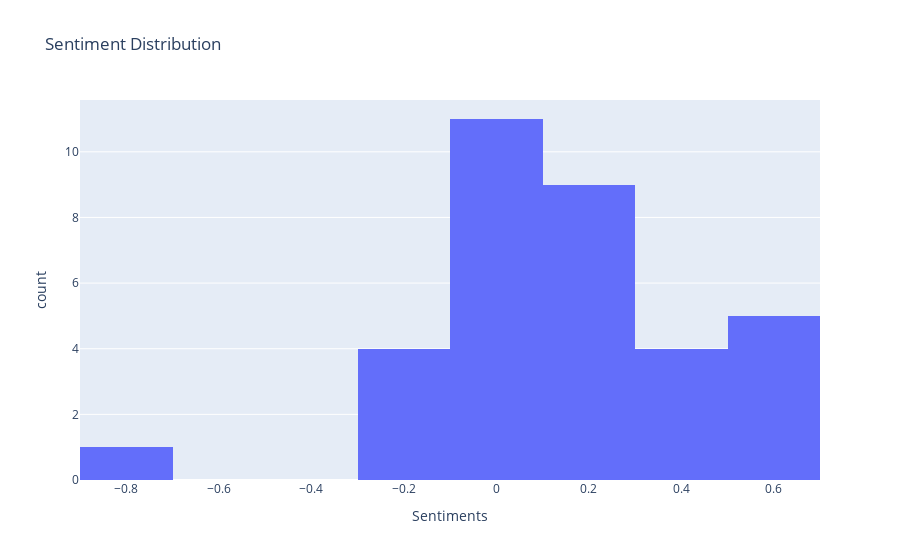

Notebook code for this chart:
### Code cell
# Sentiment Analysis
data['Sentiments'] = data['Article'].apply(lambda x : TextBlob(x).sentiment.polarity)
# Sentiment Distribution
fig = px.histogram(data,x='Sentiments',title = 'Sentiment Distribution')
fig.show()

### Figure 1 — Plotly figure (JSON) as saved in the notebook; plotly's stock layout.template omitted (floating-point values rounded to 4 significant figures)
{"data": [{"alignmentgroup": "True", "bingroup": "x", "hovertemplate": "Sentiments=%{x}<br>count=%{y}<extra></extra>", "legendgroup": "", "marker": {"color": "#636efa", "pattern": {"shape": ""}}, "name": "", "offsetgroup": "", "orientation": "v", "showlegend": false, "type": "histogram", "x": [0.6667, 0.02083, 0.6, 0.625, -0.1014, 0.6, 0.2833, 0.05, 0.4067, -0.1083, 0.3469, 0.58, 0.4792, 0.2, 0.01667, 0, -0.075, 0, 0.15, 0.08333, -0.2344, 0, 0.1577, -0.8, 0.09111, 0.4, 0.175, 0.2455, 0.1189, 0.0898, 0.27, 0.2886, -0.1812, 0], "xaxis": "x", "yaxis": "y"}], "layout": {"autosize": true, "barmode": "relative", "legend": {"tracegroupgap": 0}, "title": {"text": "Sentiment Distribution"}, "xaxis": {"anchor": "y", "autorange": true, "domain": [0, 1], "range": [-0.9, 0.7], "title": {"text": "Sentiments"}, "type": "linear"}, "yaxis": {"anchor": "x", "autorange": true, "domain": [0, 1], "range": [0, 11.58], "title": {"text": "count"}}}}
